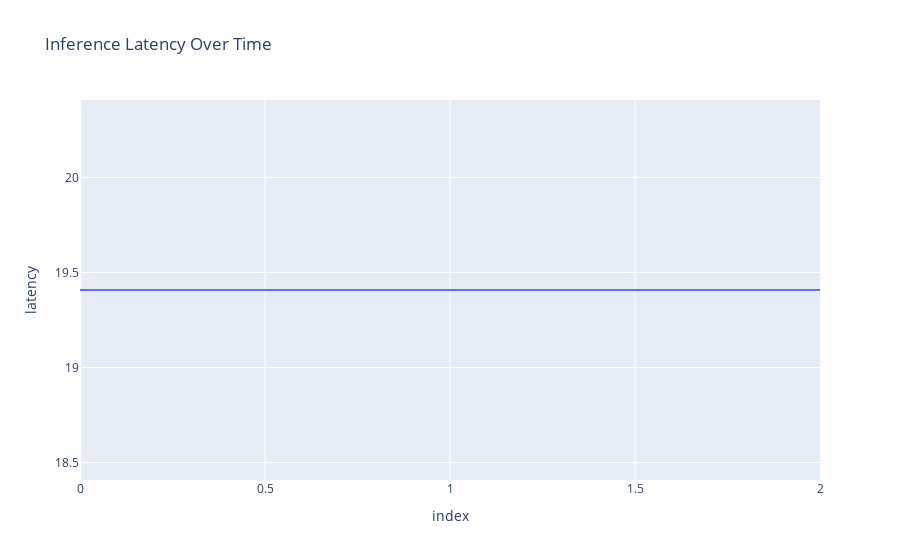
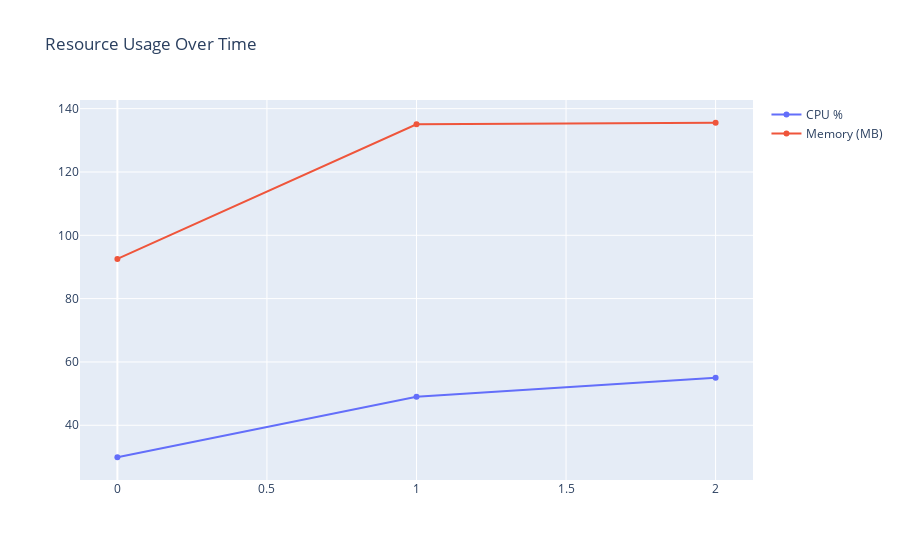
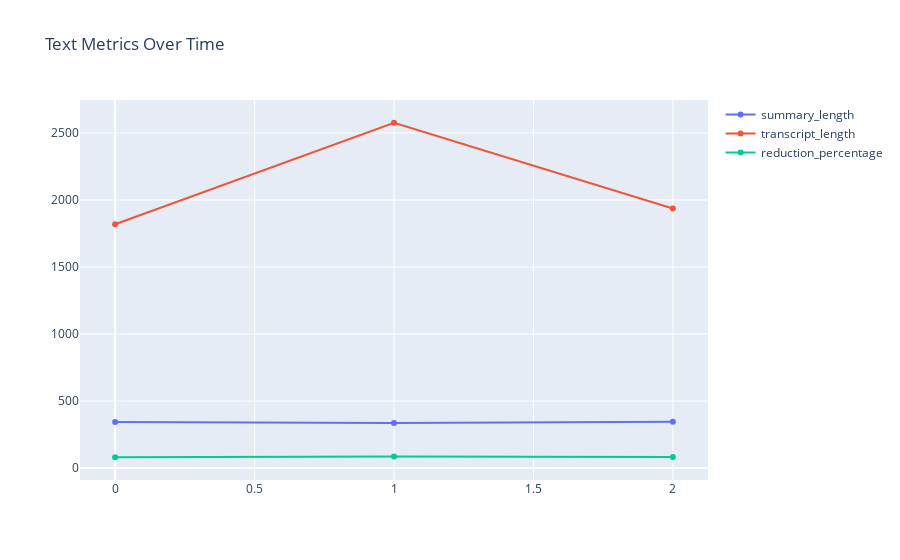

Notebook code cell kept with these figures, in order:
### Code cell
videos_ids = ["https://www.youtube.com/watch?v=v2DGDwOjdIk&pp=ygUMZXBtIGNvbG9tYmlh",
              "https://www.youtube.com/watch?v=mACcTs5YsMM&pp=ygUMZXBtIGNvbG9tYmlh",
              "https://www.youtube.com/watch?v=2LU9KKnI4Do&pp=ygUMZXBtIGNvbG9tYmlh"]

summary, metrics = process_videos(videos_ids)
plot_metrics_over_time(monitor.metrics_history)

### Figure 1 — Plotly figure (JSON) as saved in the notebook; plotly's stock layout.template omitted (floating-point values rounded to 4 significant figures)
{"data": [{"hovertemplate": "index=%{x}<br>latency=%{y}<extra></extra>", "legendgroup": "", "line": {"color": "#636efa", "dash": "solid"}, "marker": {"symbol": "circle"}, "mode": "lines", "name": "", "orientation": "v", "showlegend": false, "type": "scatter", "x": [0, 1, 2], "xaxis": "x", "y": [19.41, 19.41, 19.41], "yaxis": "y"}], "layout": {"legend": {"tracegroupgap": 0}, "title": {"text": "Inference Latency Over Time"}, "xaxis": {"anchor": "y", "domain": [0, 1], "title": {"text": "index"}}, "yaxis": {"anchor": "x", "domain": [0, 1], "title": {"text": "latency"}}}}

### Figure 2 — Plotly figure (JSON) as saved in the notebook; plotly's stock layout.template omitted (floating-point values rounded to 4 significant figures)
{"data": [{"name": "CPU %", "type": "scatter", "y": [29.9, 49, 55]}, {"name": "Memory (MB)", "type": "scatter", "y": [92.53, 135.0, 135.5]}], "layout": {"title": {"text": "Resource Usage Over Time"}}}

### Figure 3 — Plotly figure (JSON) as saved in the notebook; plotly's stock layout.template omitted (floating-point values rounded to 4 significant figures)
{"data": [{"name": "summary_length", "type": "scatter", "y": [344, 336, 345]}, {"name": "transcript_length", "type": "scatter", "y": [1819, 2576, 1936]}, {"name": "reduction_percentage", "type": "scatter", "y": [81.09, 86.96, 82.18]}], "layout": {"title": {"text": "Text Metrics Over Time"}}}
